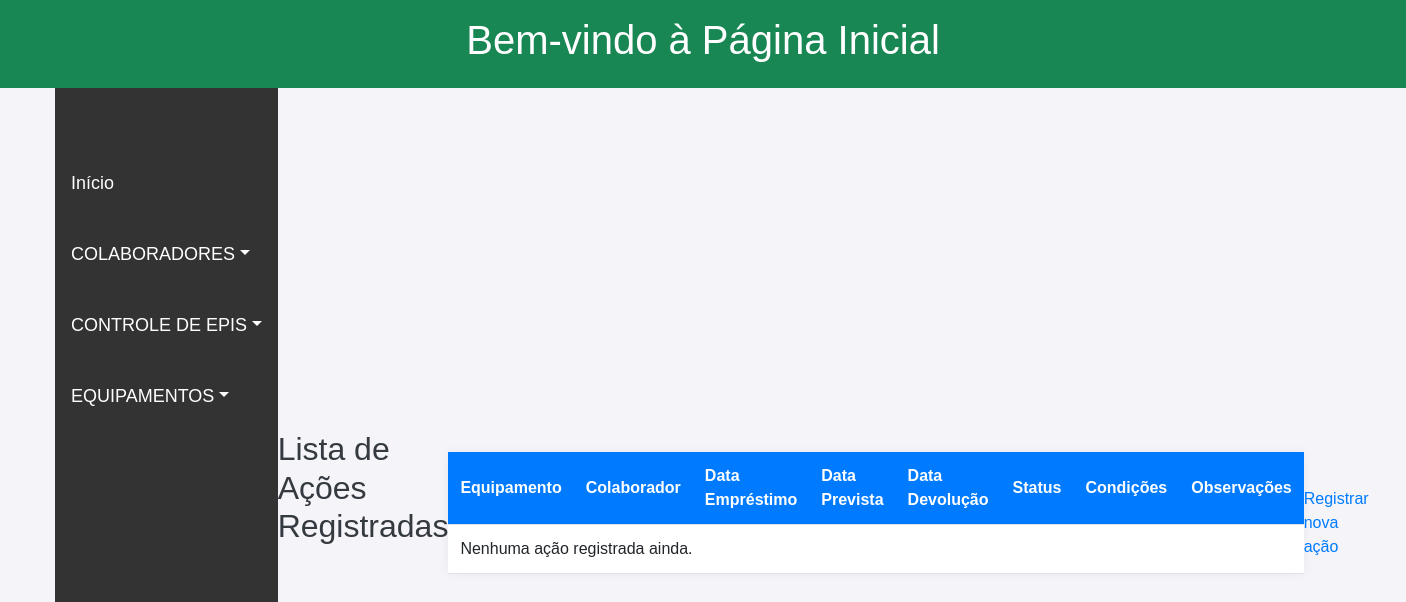
The page /acoes/ on the database as committed earlier.
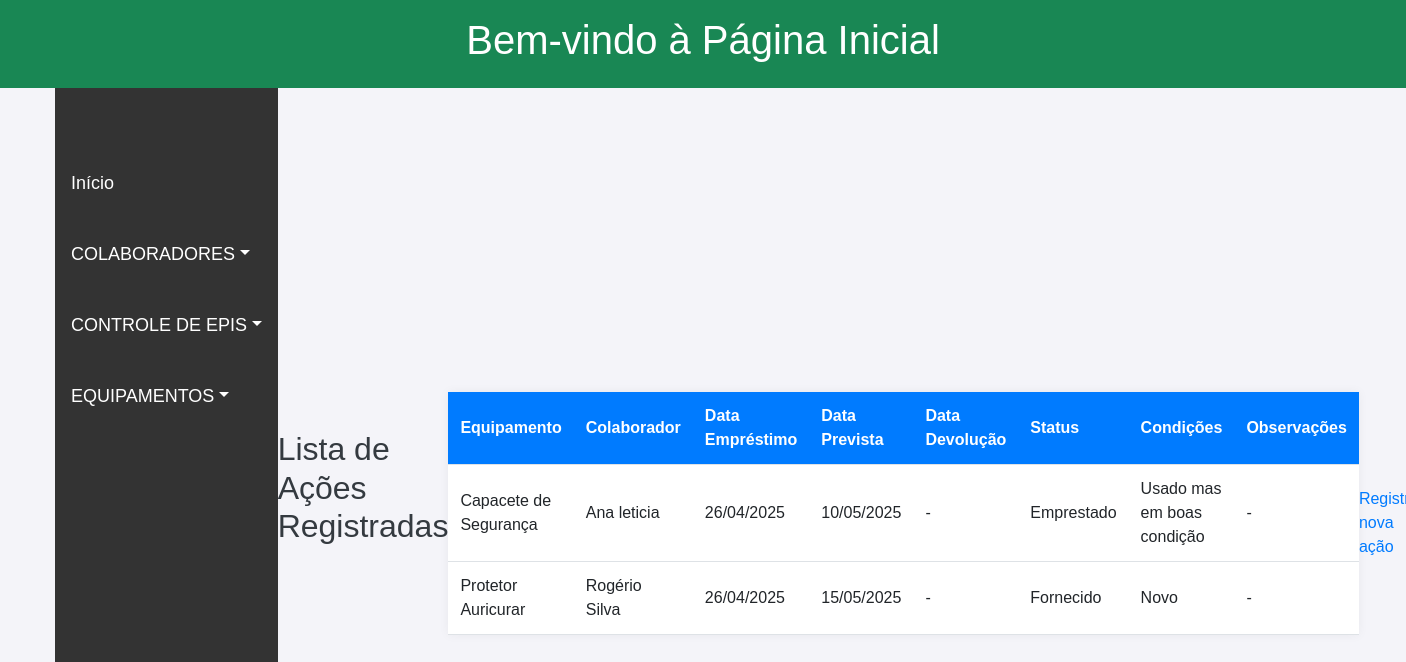
The same page on the database as committed later.
### seguranca_trabalho/models.py (models this page shows, shortened)
class Acao(models.Model):
    equipamento = models.ForeignKey(Equipamento, on_delete=models.CASCADE)
    colaborador = models.ForeignKey(Colaborador, on_delete=models.CASCADE)
    data_emprestimo = models.DateField(default=timezone.now)
    data_prevista_devolucao = models.DateField()
    status = models.CharField(max_length=20, choices=STATUS_CHOICES)
    condicoes_emprestimo = models.TextField()
    data_devolucao = models.DateField(blank=True, null=True)
    observacao = models.TextField(blank=True, null=True)

class Equipamento(models.Model):
    nome = models.CharField(max_length=100, verbose_name="Nome do Equipamento")
    tipo = models.CharField(max_length=100, verbose_name="Tipo de Equipamento", default="Desconhecido")
    numero_serie = models.CharField(max_length=100, default='DEFAULT123')
    fabricante = models.CharField(max_length=100, default='DEFAULT123')
    class Meta:
        verbose_name = "Equipamento"
        verbose_name_plural = "Equipamentos"

class Colaborador(models.Model):
    nome = models.CharField(max_length=100)
    idade = models.IntegerField(default=0)
    email = models.EmailField(default='sem_email@exemplo.com')
    telefone = models.CharField(max_length=15, default='0000-0000')
    cargo = models.CharField(max_length=50, default='Sem cargo')

### seguranca_trabalho/views.py (the view)
# urls.py: path('acoes/', views.lista_acao, name='lista_acao'),
def lista_acao(request):
    acoes = Acao.objects.select_related('equipamento', 'colaborador').all().order_by('-data_emprestimo')
    return render(request, 'cadastro/lista_acao.html', {'acoes': acoes})

### seguranca_trabalho/templates/cadastro/lista_acao.html (shortened to what this page needs)
{% extends 'home.html' %}
{% load static %}
{% block conteudo %}
<link rel="stylesheet" href="{% static 'css/lista_acao.css' %}">
<h2>Lista de Ações Registradas</h2>
<table>
    <thead>
        <tr>
            <th>Equipamento</th>
            <th>Colaborador</th>
            <th>Data Empréstimo</th>
            <th>Data Prevista</th>
            <th>Data Devolução</th>
            <th>Status</th>
            <th>Condições</th>
            <th>Observações</th>
        </tr>
    </thead>
    <tbody>
        {% for acao in acoes %}
        <tr>
            <td>{{ acao.equipamento.nome }}</td>
            <td>{{ acao.colaborador.nome }}</td>
            <td>{{ acao.data_emprestimo|date:"d/m/Y" }}</td>
            <td>{{ acao.data_prevista_devolucao|date:"d/m/Y" }}</td>
            <td>{{ acao.data_devolucao|date:"d/m/Y"|default:"-" }}</td>
            <td>{{ acao.status }}</td>
            <td>{{ acao.condicoes_emprestimo }}</td>
            <td>{{ acao.observacao|default:"-" }}</td>
        </tr>
        {% empty %}
        <tr>
            <td colspan="8">Nenhuma ação registrada ainda.</td>
        </tr>
        {% endfor %}
    </tbody>
</table>
<a href="{% url 'registrar_acao' %}">Registrar nova ação</a>
{% endblock %}

### seguranca_trabalho/templates/home.html (shortened to what this page needs)
{% load static %}
<!DOCTYPE html>
<html lang="pt-br">
<head>
    <link href="https://cdn.jsdelivr.net/npm/bootstrap@5.3.0-alpha1/dist/css/bootstrap.min.css" rel="stylesheet">
    <link rel="stylesheet" href="{% static 'css/home.css' %}">
</head>
<body>
    <header class="bg-success text-white text-center py-3">
        <h1>Bem-vindo à Página Inicial</h1>
    </header>
    <div class="container">
        <div class="sidebar">
            <a href="{% url 'home' %}">Início</a>
            <div class="dropdown">
                <a class="dropdown-toggle" href="#" data-bs-toggle="dropdown" aria-expanded="false">COLABORADORES</a>
            </div>
            <div class="dropdown">
                <a class="dropdown-toggle" href="#" data-bs-toggle="dropdown" aria-expanded="false">CONTROLE DE EPIS</a>
            </div>
            <div class="dropdown">
                <a class="dropdown-toggle" href="#" data-bs-toggle="dropdown" aria-expanded="false">EQUIPAMENTOS</a>
            </div>
        </div>
        <div class="centralizar">
            {% block conteudo %}{% endblock %}
        </div>
    </div>
</body>
</html>

### seguranca_trabalho/static/css/home.css (style rules this page uses)
body { font-family: Arial, sans-serif; background-color: #f4f4f9; margin: 0; padding: 0; }
.container { display: flex; min-height: 100vh; }
.sidebar { width: 250px; background-color: #333; padding-top: 50px; height: 100vh; }
.sidebar a { color: white; padding: 12px 16px; text-decoration: none; display: block; font-size: 18px; }
.centralizar { display: flex; justify-content: center; align-items: center; height: 100vh; width: 100%; padding-top: 50px; }

### seguranca_trabalho/static/css/lista_acao.css (style rules this page uses)
h2 { color: #343a40; margin-bottom: 50px; }
table { width: 100%; border-collapse: collapse; background-color: #fff; box-shadow: 0 0 10px rgba(0,0,0,0.05); }
th, td { padding: 12px; text-align: left; border-bottom: 1px solid #dee2e6; }
th { background-color: #007bff; color: white; }
a { display: inline-block; margin-top: 20px; color: #007bff; text-decoration: none; }

Rows that differ between the two databases and show on the page:
added Acao: equipamento.nome "Capacete de Segurança", colaborador.nome "Ana leticia", data_emprestimo "26/04/2025", data_prevista_devolucao "10/05/2025", data_devolucao "-", status "Emprestado", condicoes_emprestimo "Usado mas em boas condição", observacao "-"
added Acao: equipamento.nome "Protetor Auricurar", colaborador.nome "Rogério Silva", data_emprestimo "26/04/2025", data_prevista_devolucao "15/05/2025", data_devolucao "-", status "Fornecido", condicoes_emprestimo "Novo", observacao "-"
Other text that changed with them:
text no longer shown: "Nenhuma ação registrada ainda."
